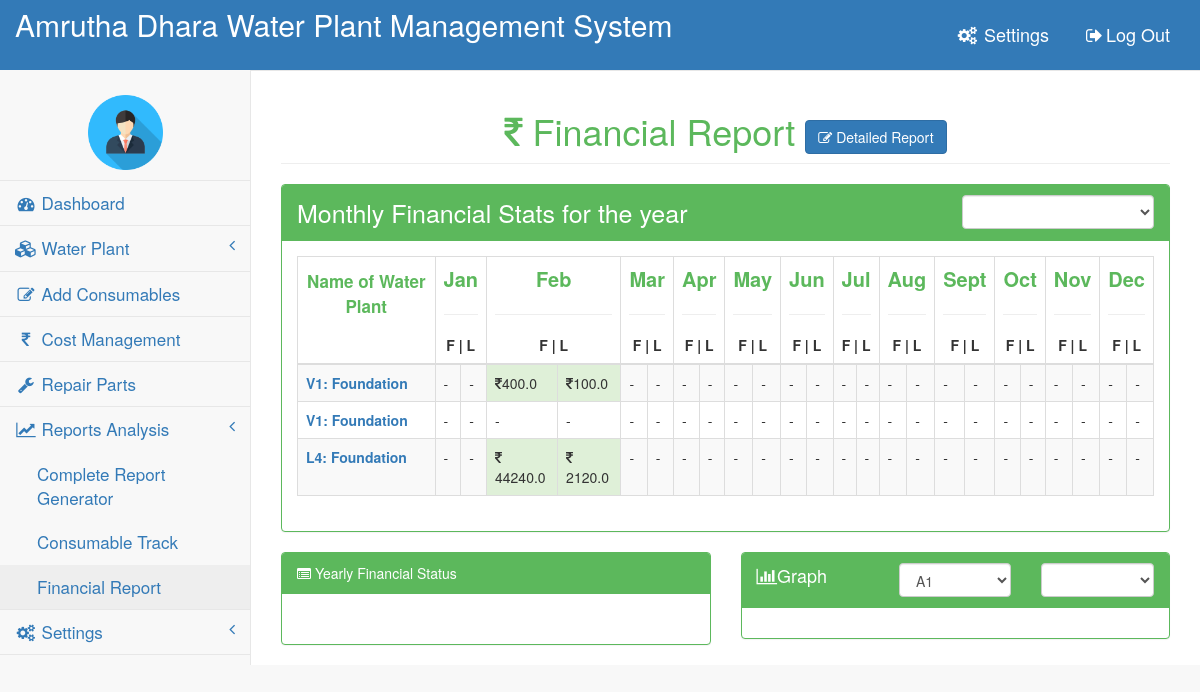
The app's page /wp/financial_track/ (signed in) with its own data.
### WP/models.py (models this page shows, shortened)
class WaterPlant(models.Model):
    loc = models.ForeignKey(
        WaterPlantLoc, on_delete=models.CASCADE, default='0')
    populations = models.CharField(max_length=200, null=True, blank=True)
    phone_regex = RegexValidator(
        regex=r'^\d{10}$', message="Phone number should be up to 10 digits only")
    capacity = models.CharField(max_length=10, blank=True, null=True)
    date = models.DateField()
    contact_person = models.CharField(max_length=200)
    contact_number = models.CharField(validators=[phone_regex], max_length=10)
    operator_name = models.CharField(max_length=200)
    operator_phone_number = models.CharField(
        validators=[phone_regex], max_length=10)
    incharge = models.ForeignKey(
        User, null=True, blank=True, on_delete=models.DO_NOTHING)
    plant_type = models.CharField(
        choices=TYPE_CHOICES, max_length=15, null=True, blank=True)
    is_amc = models.BooleanField(default=False)
    def __str__(self):
        return self.loc.village

class WaterPlantLoc(models.Model):
    district = models.CharField(max_length=200)
    mandal = models.CharField(max_length=200)
    gram_panchayat = models.CharField(max_length=200)
    village = models.CharField(max_length=200)
    constency = models.CharField(max_length=200)

### WP/views.py (the view)
# urls.py: path('financial_track/',views.view_financial_track,name='financial_track'),
@login_required
@superuser
def view_financial_track(request):
    wps=WaterPlant.objects.all()
    data=[]
    cost_list=Cost.objects.all().order_by('date')
    for i in wps:
        c_list=Consumables.objects.filter(WP=i)
        year=get_list_of_years(c_list)
        try:
            year=year[0]
        except:
            year=2018
        report=financial_report(c_list,year,i,cost_list)
        data.append(report)
    print(data)
    return render(request,'view_financial_track.html',{'data':data})

### WP/views.py (called while the page is built)
def get_list_of_years(c_list):
    years=[]
    for i in c_list:
        if(i.date.year not in years):
            years.append(i.date.year)
    return years

def get_costing_obj(cmble,costing_list):
    costing_obj=None
    for i in range(len(costing_list)-1):
        if(cmble.date>=costing_list[i].date and cmble.date<costing_list[i+1].date):
            costing_obj=costing_list[i]
            break
    return costing_obj

### WP/templates/view_financial_track.html (shortened to what this page needs)
{% extends 'base.html' %}
{% block body %}
        <div id="page-wrapper">
            <div class="row">
                <div class="col-lg-12">
                    <center><h1 class="page-header" style="color:#5CB85C;"><i class="fa fa-rupee"></i>  Financial Report <a href="{% url 'WP:complete_financial_report' %}" class="btn btn-primary"><i class="fa fa-edit"></i> Detailed Report</a></h1></center>
                </div>
            </div>
            <div class="row">
                <div class="col-lg-12">
                    <div class="panel panel-green">
                        <div class="panel-heading">
                            <div class="row">
                                <div class="col-lg-6">
                                    <span style="font-size: 25px" >Monthly Financial Stats for the year</span>
                                </div>
                            <div class="col-lg-3" style="float: right">
                                <select id="list-of-year" class="form-control">
                                </select>
                            </div>
                            </div>
                        </div>
                        <div class="panel-body">
                        <div style="overflow-x:auto;">
                        <table width="100%" class="table table-striped table-bordered table-hover" id="dataTables-example">
                            <thead>
                            <tr>
                                <th colspan=2 style="padding-bottom: 45px;"><center style="font-size: 17px;color: #5CB85C;">Name of Water Plant</center>
                                </th>
                                <th colspan=2><center style="font-size: 20px;color: #5CB85C; align-content: center">Jan</center>
                                    <hr>
                                  <center>F | L</center>
                                </th>
                                <th colspan=2><center style="font-size: 20px;color: #5CB85C; align-content: center">Feb</center>
                                    <hr>
                                  <center>F | L</center>
                                </th>
                                <th colspan=2><center style="font-size: 20px;color: #5CB85C; align-content: center">Mar</center>
                                    <hr>
                                  <center>F | L</center>
                                </th>
                                <th colspan=2><center style="font-size: 20px;color: #5CB85C; align-content: center">Apr</center>
                                    <hr>
                                  <center>F | L</center>
                                </th>
                                <th colspan=2><center style="font-size: 20px;color: #5CB85C; align-content: center">May</center>
                                    <hr>
                                  <center>F | L</center>
                                </th>
                                <th colspan=2><center style="font-size: 20px;color: #5CB85C; align-content: center">Jun</center>
                                    <hr>
                                  <center>F | L</center>
                                </th>
                                <th colspan=2><center style="font-size: 20px;color: #5CB85C; align-content: center">Jul</center>
                                    <hr>
                                  <center>F | L</center>
                                </th>
                                <th colspan=2><center style="font-size: 20px;color: #5CB85C; align-content: center">Aug</center>
                                    <hr>
                                  <center>F | L</center>
                                </th>
                                <th colspan=2><center style="font-size: 20px;color: #5CB85C; align-content: center">Sept</center>
                                    <hr>
                                  <center>F | L</center>
                                </th>
                                <th colspan=2><center style="font-size: 20px;color: #5CB85C; align-content: center">Oct</center>
                                    <hr>
                                  <center>F | L</center>
                                </th>
                                <th colspan=2><center style="font-size: 20px;color: #5CB85C; align-content: center">Nov</center>
                                    <hr>
                                  <center>F | L</center>
                                </th>
                                <th colspan=2><center style="font-size: 20px;color: #5CB85C; align-content: center">Dec</center>
                                    <hr>
                                  <center>F | L</center>
                                </th>
                            </tr>
                            </thead>
                            <tbody id="consumable_track_data">
                            {% for i in data %}
                                <tr class="odd gradeX">
                                        <td colspan=2><strong><a href="{% url 'WP:detailed_FP' i.pk %}">{{i.plant_name}}: {{i.plant_name.plant_type}}</a></strong></td>
                                    {% if not i.Jan %}
                                        <td colspan=1>-</td>
                                        <td colspan=1>-</td>
                                    {% else %}
                                        <td colspan=1 class="success"><i class="fa fa-rupee"></i>{{i.Jan.filters}}</td>
                                        <td colspan=1 class="success"><i class="fa fa-rupee"></i>{{i.Jan.liquid_case}}</td>
                                    {% endif %}
                                    {% if not i.Feb %}
                                        <td colspan=1>-</td>
                                        <td colspan=1>-</td>
                                    {% else %}
                                        <td colspan=1 class="success"><i class="fa fa-rupee"></i>{{i.Feb.filters}}</td>
                                        <td colspan=1 class="success"><i class="fa fa-rupee"></i>{{i.Feb.liquid_case}}</td>
                                    {% endif %}
                                    {% if not i.March %}
                                        <td colspan=1>-</td>
                                        <td colspan=1>-</td>
                                    {% else %}
                                        <td colspan=1 class="success"><i class="fa fa-rupee"></i>{{i.March.filters}}</td>
                                        <td colspan=1 class="success"><i class="fa fa-rupee"></i>{{i.March.liquid_case}}</td>
                                    {% endif %}
                                    {% if not i.April %}
                                        <td colspan=1>-</td>
                                        <td colspan=1>-</td>
                                    {% else %}
                                        <td colspan=1 class="success"><i class="fa fa-rupee"></i>{{i.April.filters}}</td>
                                        <td colspan=1 class="success"><i class="fa fa-rupee"></i>{{i.April.liquid_case}}</td>
                                    {% endif %}
                                    {% if not i.May %}
                                        <td colspan=1>-</td>
                                        <td colspan=1>-</td>
                                    {% else %}
                                        <td colspan=1 class="success"><i class="fa fa-rupee"></i>{{i.May.filters}}</td>
                                        <td colspan=1 class="success"><i class="fa fa-rupee"></i>{{i.May.liquid_case}}</td>
                                    {% endif %}
                                    {% if not i.June %}
                                        <td colspan=1>-</td>
                                        <td colspan=1>-</td>
                                    {% else %}
                                        <td colspan=1 class="success"><i class="fa fa-rupee"></i>{{i.June.filters}}</td>
                                        <td colspan=1 class="success"><i class="fa fa-rupee"></i>{{i.June.liquid_case}}</td>
                                    {% endif %}
                                    {% if not i.July %}
                                        <td colspan=1>-</td>
                                        <td colspan=1>-</td>
                                    {% else %}
                                        <td colspan=1 class="success"><i class="fa fa-rupee"></i>{{i.July.filters}}</td>
                                        <td colspan=1 class="success"><i class="fa fa-rupee"></i>{{i.July.liquid_case}}</td>
                                    {% endif %}
                                    {% if not i.Aug %}
                                        <td colspan=1>-</td>
                                        <td colspan=1>-</td>
                                    {% else %}
                                        <td colspan=1 class="success"><i class="fa fa-rupee"></i>{{i.Aug.filters}}</td>
                                        <td colspan=1 class="success"><i class="fa fa-rupee"></i>{{i.Aug.liquid_case}}</td>
                                    {% endif %}
                                    {% if not i.Sept %}
                                        <td colspan=1>-</td>
                                        <td colspan=1>-</td>
                                    {% else %}
                                        <td colspan=1 class="success"><i class="fa fa-rupee"></i>{{i.Sept.filters}}</td>
                                        <td colspan=1 class="success"><i class="fa fa-rupee"></i>{{i.Sept.liquid_case}}</td>
                                    {% endif %}
                                    {% if not i.Oct %}
                                        <td colspan=1>-</td>
                                        <td colspan=1>-</td>
                                    {% else %}
                                        <td colspan=1 class="success"><i class="fa fa-rupee"></i>{{i.Oct.filters}}</td>
                                        <td colspan=1 class="success"><i class="fa fa-rupee"></i>{{i.Oct.liquid_case}}</td>
                                    {% endif %}
                                    {% if not i.Nov %}
                                        <td colspan=1>-</td>
                                        <td colspan=1>-</td>
                                    {% else %}
                                        <td colspan=1 class="success"><i class="fa fa-rupee"></i>{{i.Nov.filters}}</td>
                                        <td colspan=1 class="success"><i class="fa fa-rupee"></i>{{i.Nov.liquid_case}}</td>
                                    {% endif %}
                                    {% if not i.Dec %}
                                        <td colspan=1>-</td>
                                        <td colspan=1>-</td>
                                    {% else %}
                                        <td colspan=1 class="success"><i class="fa fa-rupee"></i>{{i.Dec.filters}}</td>
                                        <td colspan=1 class="success"><i class="fa fa-rupee"></i>{{i.Dec.liquid_case}}</td>
                                    {% endif %}
                                </tr>
                            {%endfor%}
                            </tbody>
                            </table>
                        </div>
                        </div>
                    </div>
                </div>
                <div class="col-lg-6">
                        <div class="panel panel-green">
                          <div class="panel-heading">
                             <i class="fa fa-list-alt"></i> Yearly Financial Status
                        </div>
                                <div class="panel-body">
                                        <div style="overflow-x:auto;">
                                    </div>
                                </div>
                            </div>
                </div>
                <div class="col-lg-6" style="color:#5CB85C">
                    <div class="panel panel-green">
                        <div class="panel-heading">
                                <div class="row">
                                 <div class="col-lg-4">
                                    <span style="font-size: 18px"><i class="fa fa-bar-chart-o"></i>Graph</span>
                                  </div>
                                 <div class="col-lg-4">
                                    <select class="form-control" id="waterplants"><option>A1</option></select>
                                 </div>
                                 <div class="col-lg-4">
                                    <select class="form-control" id="list-of-year1"></select>
                                 </div>
                                 </div>
                        </div>
                        <div class="panel-body" style="color:#5CB85C" id="graph">
                        </div>
                    </div>
                </div>
            </div>
        </div>
{% endblock %}

### records on screen
WaterPlant: plant_name "V1", plant_name.plant_type "Foundation"
WaterPlant: plant_name "V1", plant_name.plant_type "Foundation"
WaterPlant: plant_name "L4", plant_name.plant_type "Foundation"

### other values on screen
{{ i.Feb.filters }} "400.0" "44240.0"
{{ i.Feb.liquid_case }} "100.0" "2120.0"
